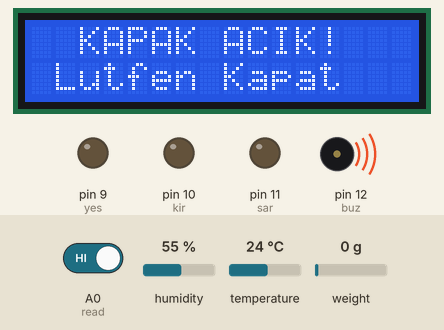
A sketch run on a simulated Arduino Uno, built with avr-gcc and run on an emulated ATmega328P. On the bench: 16×2 character LCD, output pins drawn as LEDs (lit = HIGH), buzzer (waves = sounding, pin HIGH). The test bench sets the inputs (shaded band); at power-on: A0 (read) HIGH, humidity 55 %, temperature 24 °C, weight on the scale 0 g. What the sketch prints to the serial monitor is not drawn.

Above: at 4.2 s.
4.3 s: A0 (read) driven LOW
At 7.4 s:
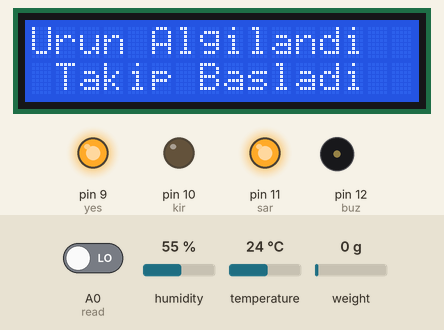
10.4 s: A0 (read) driven HIGH
At 16.3 s:
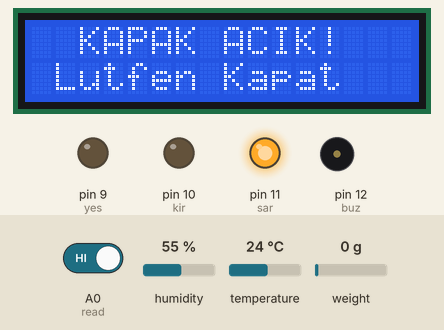
16.5 s: A0 (read) driven LOW
At 17.2 s:
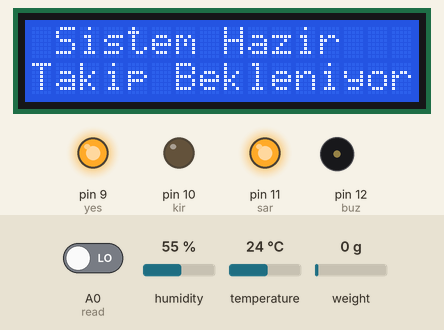
Timing chart, 0 to 19.5 s (numbered marks = the images above; inputs shaded):
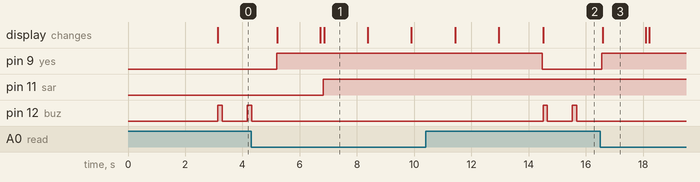

The sketch:

FreshGuard.ino
```cpp
// =====================================================
// FRESHGUARD - AKILLI GIDA TAKIP SISTEMI
// BOZ214 Fiziksel Programlama Final Projesi
// Gelistirici: Beren Sahbaz
// =====================================================


// ================= LCD KUTUPHANESI =================
// I2C destekli 16x2 LCD ekran kutuphanesi
#include <LiquidCrystal_I2C.h>

// LCD adresi: 0x27
// 16 sutun, 2 satir
LiquidCrystal_I2C lcd(0x27,16,2);


// ================= HX711 LOAD CELL =================
// HX711 kutuphanesi
#include "HX711.h"

// HX711 pin tanimlari
const int LOADCELL_DOUT_PIN = 2;
const int LOADCELL_SCK_PIN = 3;

// HX711 nesnesi
HX711 scale;


// ================= DHT11 SENSOR =================
// DHT kutuphanesi
#include "DHT.h"

// DHT11 veri pini
#define DHTPIN 4

// Sensor tipi
#define DHTTYPE DHT11

// DHT nesnesi
DHT dht(DHTPIN, DHTTYPE);


// ================= LED VE BUZZER =================

// Yesil LED pini
int yes = 9;

// Kirmizi LED pini
int kir = 10;

// Sari LED pini
int sar = 11;

// Buzzer pini
int buz = 12;


// ================= DIGER PINLER =================

// Buton pini (aktif degil)
int but1  = A1;

// Reed switch kapak sensoru pini
int read = A0;

// Sayac degiskeni
int say = 0;


// ================= SISTEM DEGISKENLERI =================

// Sistem hazir yazisinin tekrar tekrar cikmamasi icin
bool sistemHazirGosterildi = false;

// Onceki kapak durumu
bool oncekiKapakKapali = false;

// Onceki urun durumu
bool oncekiUrunVar = false;


// Takip suresi baslangici
unsigned long takipBaslamaZamani = 0;


// =====================================================
// SETUP FONKSIYONU
// Sistem ilk acildiginda bir kez calisir
// =====================================================
void setup() {

  // Serial monitor baslatma
  Serial.begin(9600);

  // HX711 baslatma
  scale.begin(LOADCELL_DOUT_PIN, LOADCELL_SCK_PIN);

  // DHT11 sensor baslatma
  dht.begin();

  // Pin modlari
  pinMode(but1, INPUT);
  pinMode(read , INPUT);

  pinMode(yes, OUTPUT);
  pinMode(kir, OUTPUT);
  pinMode(sar, OUTPUT);
  pinMode(buz, OUTPUT);

  // Tum LED ve buzzer baslangicta kapali
  digitalWrite(yes,LOW);
  digitalWrite(kir,LOW);
  digitalWrite(sar,LOW);
  digitalWrite(buz,LOW);

  // LCD baslatma
  lcd.init();

  // LCD arka isik aktif
  lcd.backlight();


  // ================= ACILIS EKRANI =================

  lcd.setCursor(2,0);
  lcd.print("FreshGuard");

  lcd.setCursor(0,1);
  lcd.print("Takip Sistemi");

  // 3 saniye bekleme
  delay(3000);

  // LCD temizleme
  lcd.clear();
}


// =====================================================
// LOOP FONKSIYONU
// Sistem surekli bu dongu icinde calisir
// =====================================================
void loop() {


  // ================= DHT11 VERI OKUMA =================

  // Nem verisi okuma
  float h = dht.readHumidity();

  // Sicaklik verisi okuma
  float t = dht.readTemperature();


  // Sensor verisi okunamazsa hata ver
  if (isnan(h) || isnan(t)) {

    Serial.println(F("DHT sensor okunamadi!"));

    return;
  }


  // Serial monitor ekranina verileri yazdir
  Serial.print(F("Nem: "));
  Serial.print(h);

  Serial.print(F("  Sicaklik: "));
  Serial.println(t);


  // ================= KAPAK KONTROL =================

  // Reed switch ile kapak kontrolu
  bool kapakKapali = !digitalRead(read);


  // Kapak kapaliysa yesil LED yanar
  if(kapakKapali) {

    digitalWrite(yes, HIGH);
  }

  // Kapak aciksa yesil LED kapanir
  else {

    digitalWrite(yes, LOW);

    sistemHazirGosterildi = false;
  }


  // ================= SICAKLIK KONTROL =================

  bool sicaklikYuksek = false;

  // Sicaklik 26 derecenin ustundeyse riskli kabul edilir
  if(t > 26) {

    sicaklikYuksek = true;
  }

  else {

    sicaklikYuksek = false;
  }


  // =====================================================
  // KAPAK ACIK SENARYOSU
  // =====================================================
  if(!kapakKapali) {

    lcd.clear();

    lcd.setCursor(2,0);
    lcd.print("KAPAK ACIK!");

    lcd.setCursor(1,1);
    lcd.print("Lutfen Kapat");


    // Buzzer kisa araliklarla uyarir
    digitalWrite(buz, HIGH);
    delay(150);

    digitalWrite(buz, LOW);
    delay(850);

    oncekiKapakKapali = false;
  }


  // =====================================================
  // KAPAK KAPALI SENARYOSU
  // =====================================================
  else {


    // ================= SISTEM HAZIR EKRANI =================

    if(sistemHazirGosterildi == false) {

      lcd.clear();

      lcd.setCursor(1,0);
      lcd.print("Sistem Hazir");

      lcd.setCursor(0,1);
      lcd.print("Takip Bekleniyor");

      delay(1500);

      lcd.clear();

      sistemHazirGosterildi = true;
    }


    // ================= URUN ALGILAMA SISTEMI =================

    bool urunVar = false;


    // HX711 baglantisi hazirsa veri oku
    if (scale.is_ready()) {

      // Ham sensor verisi
      long reading = scale.read();

      Serial.print("HX711 reading: ");
      Serial.println(reading);


      // Esik degeri
      long bak = -340000.0;


      // Sensor degeri esikten buyukse urun var
      if(reading > bak) {

        urunVar = true;

        // Sari LED aktif
        digitalWrite(sar, HIGH);
      }

      // Sensor degeri dusukse urun yok
      else {

        urunVar = false;

        digitalWrite(sar, LOW);
      }

    }

    else {

      Serial.println("HX711 bulunamadi.");

      digitalWrite(sar, LOW);
    }


    // =====================================================
    // URUN YENI ALGILANDI
    // =====================================================
    if(urunVar == true && oncekiUrunVar == false) {

      // Takip baslangic zamani kaydedilir
      takipBaslamaZamani = millis();

      lcd.clear();

      lcd.setCursor(0,0);
      lcd.print("Urun Algilandi");

      lcd.setCursor(1,1);
      lcd.print("Takip Basladi");

      delay(1500);

      lcd.clear();
    }


    // Urun yoksa sure sifirlanir
    if(urunVar == false) {

      takipBaslamaZamani = 0;
    }


    // ================= TAKIP SURESI =================

    unsigned long toplamSaniye = 0;

    unsigned long dakika = 0;

    unsigned long saniye = 0;

    int demoGun = 0;


    // Urun varsa sure hesaplanir
    if(urunVar == true && takipBaslamaZamani > 0) {

      // Gecen sure hesaplama
      unsigned long gecenSure = millis() - takipBaslamaZamani;

      toplamSaniye = gecenSure / 1000;

      dakika = toplamSaniye / 60;

      saniye = toplamSaniye % 60;


      // Demo gun sistemi
      if(toplamSaniye < 20) {

        demoGun = 1;
      }

      else if(toplamSaniye < 40) {

        demoGun = 2;
      }

      else {

        demoGun = 3;
      }
    }


    // ================= SURE RISK ANALIZI =================

    bool sureRiskli = false;


    // Demo gun 3 ve ustu riskli kabul edilir
    if(urunVar == true && demoGun >= 3) {

      sureRiskli = true;
    }

    else {

      sureRiskli = false;
    }


    // ================= URUN DURUM EKRANI =================

    if(urunVar == true) {

      lcd.clear();

      lcd.setCursor(0,0);
      lcd.print("Urun:VAR");

      lcd.setCursor(0,1);
      lcd.print("Takip Aktif");

      delay(1500);

    }

    else {

      lcd.clear();

      lcd.setCursor(0,0);
      lcd.print("Urun:YOK");

      lcd.setCursor(0,1);
      lcd.print("Takip Bekliyor");

      delay(1500);
    }


    // ================= SICAKLIK VE NEM EKRANI =================

    lcd.clear();

    lcd.setCursor(0,0);
    lcd.print("Sic:");
    lcd.print(t);
    lcd.print("C");

    lcd.setCursor(0,1);
    lcd.print("Nem:%");
    lcd.print(h);

    delay(1500);


    // =====================================================
    // TAKIP AKTIFSE EK BILGILER GOSTER
    // =====================================================
    if(urunVar == true) {

      // ================= TAKIP SURESI EKRANI =================

      lcd.clear();

      lcd.setCursor(0,0);
      lcd.print("Sure:");

      lcd.print(dakika);
      lcd.print("dk ");

      lcd.print(saniye);
      lcd.print("sn");

      lcd.setCursor(0,1);
      lcd.print("Takip Ediliyor");

      delay(1500);


      // ================= DURUM ANALIZI =================

      lcd.clear();


      // Sicaklik yuksekse riskli durum
      if(sicaklikYuksek) {

        lcd.setCursor(0,0);
        lcd.print("Durum:RISKLI");

        lcd.setCursor(0,1);
        lcd.print("Sicaklik Yuksek");

      }


      // Demo gun 1 = normal
      else if(demoGun == 1) {

        lcd.setCursor(0,0);
        lcd.print("Demo Gun:1");

        lcd.setCursor(0,1);
        lcd.print("Durum:NORMAL");

      }


      // Demo gun 2 = dikkat
      else if(demoGun == 2) {

        lcd.setCursor(0,0);
        lcd.print("Demo Gun:2");

        lcd.setCursor(0,1);
        lcd.print("Durum:DIKKAT");

      }


      // Demo gun 3 = riskli
      else {

        lcd.setCursor(0,0);
        lcd.print("Demo Gun:3");

        lcd.setCursor(0,1);
        lcd.print("Durum:RISKLI");
      }

      delay(1500);
    }


    // ================= ALARM SISTEMI =================

    // Sicaklik yuksek veya sure riskliyse alarm aktif
    if(sicaklikYuksek || sureRiskli) {

      digitalWrite(kir, HIGH);

      digitalWrite(buz, HIGH);
    }

    else {

      digitalWrite(kir, LOW);

      digitalWrite(buz, LOW);
    }


    // Onceki durumlari kaydet
    oncekiUrunVar = urunVar;

    oncekiKapakKapali = true;
  }
}
```

Measured:
- after the input at 4.3 s, pin 9 (yes): LOW → HIGH after 0.89 s; pin 11 (sar): LOW → HIGH after 2.5 s; pin 12 (buz): goes on until 4.3 s, then stays LOW; the display: first changes after 0.92 s (image 1 shows a later state)
- after the input at 10.4 s, pin 9 (yes): HIGH → LOW after 4.1 s; pin 12 (buz): alternates HIGH for 0.15 s and LOW for 0.88 s, starting after 4.1 s; the display: first differs from a run without the input after 4.1 s (image 2)
- after the input at 16.5 s, pin 9 (yes): LOW → HIGH after 0.06 s; pin 12 (buz): stops changing and stays LOW; the display: changes after 0.09 s (image 3)
- what the display in image 1 shows lasts 1.5 s, from 6.9 s to 8.4 s
